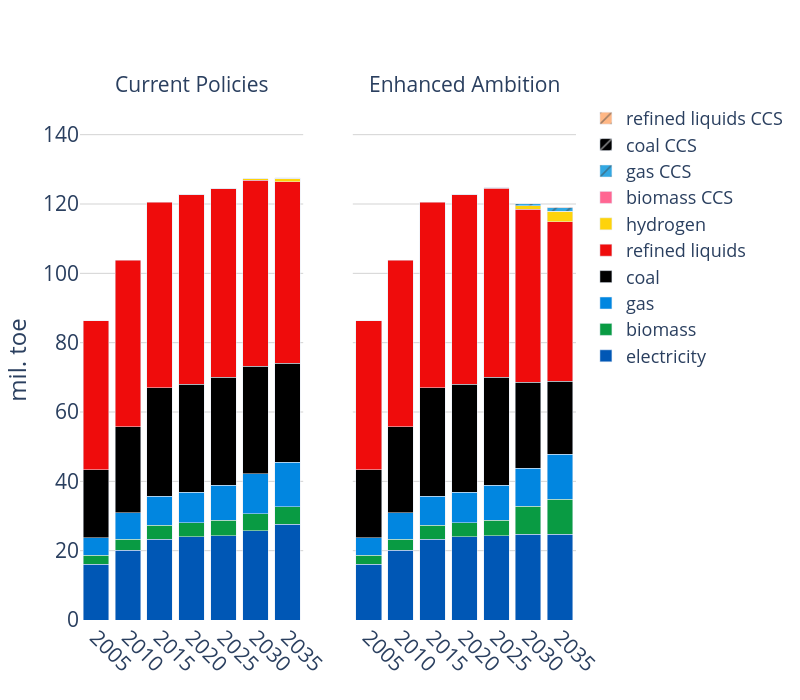

Source (notebook cell):
### Code cell
years = list(range(2005, 2036, 5))

fig = make_subplots(
    rows=1, cols=2,
    shared_yaxes=True,
    shared_xaxes=True,
    # specs=[[{"secondary_y": True}, {"secondary_y": True}]],
    subplot_titles=("Current Policies", "Enhanced Ambition")
)

# Add traces from fig1
for tr in fig1.data:
    tr.showlegend = False # Show legend

    # Apply color and pattern if available
    if tr.name in fuel_colors:
        tr.marker.color = fuel_colors[tr.name]
        pattern = fuel_patterns.get(tr.name)
        if pattern:
            tr.marker.pattern = dict(shape=pattern)

    fig.add_trace(tr, row=1, col=1)

for tr in fig2.data:
    if tr.name in fuel_colors:
        tr.marker.color = fuel_colors[tr.name]
        pattern = fuel_patterns.get(tr.name)
        if pattern:
            tr.marker.pattern = dict(shape=pattern)

    fig.add_trace(tr, row=1, col=2, secondary_y=False)

# Layout settings
fig.update_layout(
    barmode='stack',
    plot_bgcolor='rgba(0,0,0,0)',
    width=800,
    height=700,
    # title=dict(
    #     text="<b>Panel A</b>",
    #     font=dict(size=24),
    #     x=0.5
    # ),
    yaxis=dict(
        title="mil. toe",
        range=[0, 150],
        showgrid=True,
        gridcolor='lightgray',
        title_font=dict(size=24),
        tickfont=dict(size=21)
    ),
    xaxis=dict(
        tickvals=years,
        ticktext=[str(y) for y in years],
        tickangle=45,
        tickfont=dict(size=21)
    ),
    yaxis2=dict(
        range=[0, 150],
        showgrid=True,
        gridcolor='lightgray',
        tickfont=dict(size=21)
    ),
    xaxis2=dict(
        tickvals=years,
        ticktext=[str(y) for y in years],
        tickangle=45,
        tickfont=dict(size=21)
    ),
    legend=dict(
        traceorder="reversed",
        font=dict(size=18),
        x=1.02, y=1,
        borderwidth=0
    )
)

# Apply font size to annotations (if any)
fig.update_annotations(font=dict(size=21))
pio.write_image(fig, "./fig/industry_energy_type.png", width=800, height=700, scale=2)

# Show figure
fig.show()

### Figure 1 — Plotly figure (JSON) as saved in the notebook; plotly's stock layout.template omitted (floating-point values rounded to 4 significant figures)
{"data": [{"hovertemplate": "fuel=electricity<br>Year=%{x}<br>value=%{y}<extra></extra>", "legendgroup": "electricity", "marker": {"color": "#0057B5", "pattern": {"shape": ""}}, "name": "electricity", "orientation": "v", "showlegend": false, "textposition": "auto", "type": "bar", "x": [2005, 2010, 2015, 2020, 2025, 2030, 2035], "xaxis": "x", "y": [16.05, 20.15, 23.35, 24.01, 24.37, 25.77, 27.57], "yaxis": "y"}, {"hovertemplate": "fuel=biomass<br>Year=%{x}<br>value=%{y}<extra></extra>", "legendgroup": "biomass", "marker": {"color": "#099B43", "pattern": {"shape": ""}}, "name": "biomass", "orientation": "v", "showlegend": false, "textposition": "auto", "type": "bar", "x": [2005, 2010, 2015, 2020, 2025, 2030, 2035], "xaxis": "x", "y": [2.572, 3.19, 3.932, 4.007, 4.478, 4.922, 5.095], "yaxis": "y"}, {"hovertemplate": "fuel=gas<br>Year=%{x}<br>value=%{y}<extra></extra>", "legendgroup": "gas", "marker": {"color": "#0186E0", "pattern": {"shape": ""}}, "name": "gas", "orientation": "v", "showlegend": false, "textposition": "auto", "type": "bar", "x": [2005, 2010, 2015, 2020, 2025, 2030, 2035], "xaxis": "x", "y": [5.092, 7.57, 8.385, 8.88, 10.05, 11.43, 12.8], "yaxis": "y"}, {"hovertemplate": "fuel=coal<br>Year=%{x}<br>value=%{y}<extra></extra>", "legendgroup": "coal", "marker": {"color": "#000000", "pattern": {"shape": ""}}, "name": "coal", "orientation": "v", "showlegend": false, "textposition": "auto", "type": "bar", "x": [2005, 2010, 2015, 2020, 2025, 2030, 2035], "xaxis": "x", "y": [19.67, 24.89, 31.4, 31.11, 31.16, 31.11, 28.53], "yaxis": "y"}, {"hovertemplate": "fuel=refined liquids<br>Year=%{x}<br>value=%{y}<extra></extra>", "legendgroup": "refined liquids", "marker": {"color": "#EF0C0C", "pattern": {"shape": ""}}, "name": "refined liquids", "orientation": "v", "showlegend": false, "textposition": "auto", "type": "bar", "x": [2005, 2010, 2015, 2020, 2025, 2030, 2035], "xaxis": "x", "y": [42.93, 48.04, 53.42, 54.81, 54.4, 53.63, 52.49], "yaxis": "y"}, {"hovertemplate": "fuel=hydrogen<br>Year=%{x}<br>value=%{y}<extra></extra>", "legendgroup": "hydrogen", "marker": {"color": "#FED30B", "pattern": {"shape": ""}}, "name": "hydrogen", "orientation": "v", "showlegend": false, "textposition": "auto", "type": "bar", "x": [2020, 2025, 2030, 2035], "xaxis": "x", "y": [0.001998, 0.1296, 0.3642, 0.8965], "yaxis": "y"}, {"hovertemplate": "fuel=biomass CCS<br>Year=%{x}<br>value=%{y}<extra></extra>", "legendgroup": "biomass CCS", "marker": {"color": "#FF6692", "pattern": {"shape": ""}}, "name": "biomass CCS", "orientation": "v", "showlegend": false, "textposition": "auto", "type": "bar", "x": [2020, 2025, 2030, 2035], "xaxis": "x", "y": [0.0001117, 0.0004881, 0.004803, 0.01978], "yaxis": "y"}, {"hovertemplate": "fuel=gas CCS<br>Year=%{x}<br>value=%{y}<extra></extra>", "legendgroup": "gas CCS", "marker": {"color": "#33A8E2", "pattern": {"shape": "/"}}, "name": "gas CCS", "orientation": "v", "showlegend": false, "textposition": "auto", "type": "bar", "x": [2020, 2025, 2030, 2035], "xaxis": "x", "y": [0.0003603, 0.003971, 0.01809, 0.07291], "yaxis": "y"}, {"hovertemplate": "fuel=coal CCS<br>Year=%{x}<br>value=%{y}<extra></extra>", "legendgroup": "coal CCS", "marker": {"color": "#000000", "pattern": {"shape": "/"}}, "name": "coal CCS", "orientation": "v", "showlegend": false, "textposition": "auto", "type": "bar", "x": [2020, 2025, 2030, 2035], "xaxis": "x", "y": [6.899e-06, 2.849e-05, 0.0002622, 0.001215], "yaxis": "y"}, {"hovertemplate": "fuel=refined liquids CCS<br>Year=%{x}<br>value=%{y}<extra></extra>", "legendgroup": "refined liquids CCS", "marker": {"color": "#FFB785", "pattern": {"shape": "/"}}, "name": "refined liquids CCS", "orientation": "v", "showlegend": false, "textposition": "auto", "type": "bar", "x": [2020, 2025, 2030, 2035], "xaxis": "x", "y": [0.000243, 0.001017, 0.008244, 0.03816], "yaxis": "y"}, {"hovertemplate": "fuel=electricity<br>Year=%{x}<br>value=%{y}<extra></extra>", "legendgroup": "electricity", "marker": {"color": "#0057B5", "pattern": {"shape": ""}}, "name": "electricity", "orientation": "v", "showlegend": true, "textposition": "auto", "type": "bar", "x": [2005, 2010, 2015, 2020, 2025, 2030, 2035], "xaxis": "x2", "y": [16.05, 20.15, 23.35, 24.01, 24.31, 24.77, 24.81], "yaxis": "y2"}, {"hovertemplate": "fuel=biomass<br>Year=%{x}<br>value=%{y}<extra></extra>", "legendgroup": "biomass", "marker": {"color": "#099B43", "pattern": {"shape": ""}}, "name": "biomass", "orientation": "v", "showlegend": true, "textposition": "auto", "type": "bar", "x": [2005, 2010, 2015, 2020, 2025, 2030, 2035], "xaxis": "x2", "y": [2.572, 3.19, 3.932, 4.007, 4.483, 8.104, 10.02], "yaxis": "y2"}, {"hovertemplate": "fuel=gas<br>Year=%{x}<br>value=%{y}<extra></extra>", "legendgroup": "gas", "marker": {"color": "#0186E0", "pattern": {"shape": ""}}, "name": "gas", "orientation": "v", "showlegend": true, "textposition": "auto", "type": "bar", "x": [2005, 2010, 2015, 2020, 2025, 2030, 2035], "xaxis": "x2", "y": [5.092, 7.57, 8.385, 8.879, 10.07, 10.96, 12.93], "yaxis": "y2"}, {"hovertemplate": "fuel=coal<br>Year=%{x}<br>value=%{y}<extra></extra>", "legendgroup": "coal", "marker": {"color": "#000000", "pattern": {"shape": ""}}, "name": "coal", "orientation": "v", "showlegend": true, "textposition": "auto", "type": "bar", "x": [2005, 2010, 2015, 2020, 2025, 2030, 2035], "xaxis": "x2", "y": [19.67, 24.89, 31.4, 31.11, 31.22, 24.79, 21.12], "yaxis": "y2"}, {"hovertemplate": "fuel=refined liquids<br>Year=%{x}<br>value=%{y}<extra></extra>", "legendgroup": "refined liquids", "marker": {"color": "#EF0C0C", "pattern": {"shape": ""}}, "name": "refined liquids", "orientation": "v", "showlegend": true, "textposition": "auto", "type": "bar", "x": [2005, 2010, 2015, 2020, 2025, 2030, 2035], "xaxis": "x2", "y": [42.93, 48.04, 53.42, 54.81, 54.41, 49.9, 46.05], "yaxis": "y2"}, {"hovertemplate": "fuel=hydrogen<br>Year=%{x}<br>value=%{y}<extra></extra>", "legendgroup": "hydrogen", "marker": {"color": "#FED30B", "pattern": {"shape": ""}}, "name": "hydrogen", "orientation": "v", "showlegend": true, "textposition": "auto", "type": "bar", "x": [2020, 2025, 2030, 2035], "xaxis": "x2", "y": [0.001998, 0.1504, 0.9705, 2.976], "yaxis": "y2"}, {"hovertemplate": "fuel=biomass CCS<br>Year=%{x}<br>value=%{y}<extra></extra>", "legendgroup": "biomass CCS", "marker": {"color": "#FF6692", "pattern": {"shape": ""}}, "name": "biomass CCS", "orientation": "v", "showlegend": true, "textposition": "auto", "type": "bar", "x": [2020, 2025, 2030, 2035], "xaxis": "x2", "y": [0.0001117, 0.0004851, 0.006345, 0.028], "yaxis": "y2"}, {"hovertemplate": "fuel=gas CCS<br>Year=%{x}<br>value=%{y}<extra></extra>", "legendgroup": "gas CCS", "marker": {"color": "#33A8E2", "pattern": {"shape": "/"}}, "name": "gas CCS", "orientation": "v", "showlegend": true, "textposition": "auto", "type": "bar", "x": [2020, 2025, 2030, 2035], "xaxis": "x2", "y": [0.0003602, 0.003973, 0.5129, 1.058], "yaxis": "y2"}, {"hovertemplate": "fuel=coal CCS<br>Year=%{x}<br>value=%{y}<extra></extra>", "legendgroup": "coal CCS", "marker": {"color": "#000000", "pattern": {"shape": "/"}}, "name": "coal CCS", "orientation": "v", "showlegend": true, "textposition": "auto", "type": "bar", "x": [2020, 2025, 2030, 2035], "xaxis": "x2", "y": [6.897e-06, 2.877e-05, 0.0005486, 0.002851], "yaxis": "y2"}, {"hovertemplate": "fuel=refined liquids CCS<br>Year=%{x}<br>value=%{y}<extra></extra>", "legendgroup": "refined liquids CCS", "marker": {"color": "#FFB785", "pattern": {"shape": "/"}}, "name": "refined liquids CCS", "orientation": "v", "showlegend": true, "textposition": "auto", "type": "bar", "x": [2020, 2025, 2030, 2035], "xaxis": "x2", "y": [0.0002429, 0.001027, 0.01226, 0.06599], "yaxis": "y2"}], "layout": {"annotations": [{"font": {"size": 21}, "showarrow": false, "text": "Current Policies", "x": 0.225, "xanchor": "center", "xref": "paper", "y": 1, "yanchor": "bottom", "yref": "paper"}, {"font": {"size": 21}, "showarrow": false, "text": "Enhanced Ambition", "x": 0.775, "xanchor": "center", "xref": "paper", "y": 1, "yanchor": "bottom", "yref": "paper"}], "barmode": "stack", "height": 700, "legend": {"borderwidth": 0, "font": {"size": 18}, "traceorder": "reversed", "x": 1.02, "y": 1}, "plot_bgcolor": "rgba(0,0,0,0)", "width": 800, "xaxis": {"anchor": "y", "domain": [0, 0.45], "tickangle": 45, "tickfont": {"size": 21}, "ticktext": ["2005", "2010", "2015", "2020", "2025", "2030", "2035"], "tickvals": [2005, 2010, 2015, 2020, 2025, 2030, 2035]}, "xaxis2": {"anchor": "y2", "domain": [0.55, 1], "tickangle": 45, "tickfont": {"size": 21}, "ticktext": ["2005", "2010", "2015", "2020", "2025", "2030", "2035"], "tickvals": [2005, 2010, 2015, 2020, 2025, 2030, 2035]}, "yaxis": {"anchor": "x", "domain": [0, 1], "gridcolor": "lightgray", "range": [0, 150], "showgrid": true, "tickfont": {"size": 21}, "title": {"font": {"size": 24}, "text": "mil. toe"}}, "yaxis2": {"anchor": "x2", "domain": [0, 1], "gridcolor": "lightgray", "matches": "y", "range": [0, 150], "showgrid": true, "showticklabels": false, "tickfont": {"size": 21}}}}
